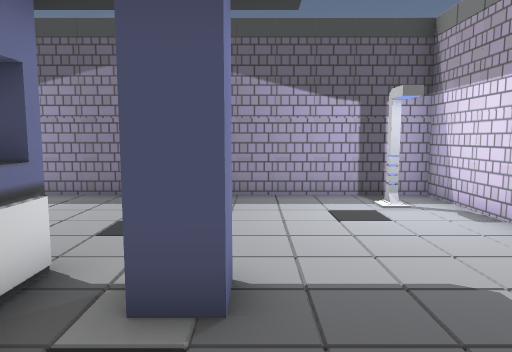
[1] (above)

19 first-person views from a walk through a 3-D level made in the Godot game engine. The camera is 1.5 m above the floor, tilts 6° down and sees 70° across. The floor is counted in squares, 1 m on a side. Each view is taken from the middle of a square. On the plan, view 1 faces up. The plan holds only what a view shows up to about 16 squares ahead; the rest is blank. The place goes on beyond the plan. Flat picture figures and markers are not drawn. Characters and animated objects are not drawn. Some surface patterns are stand-ins.

[2]
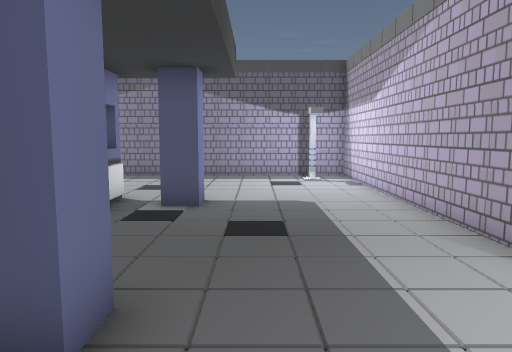

[3]
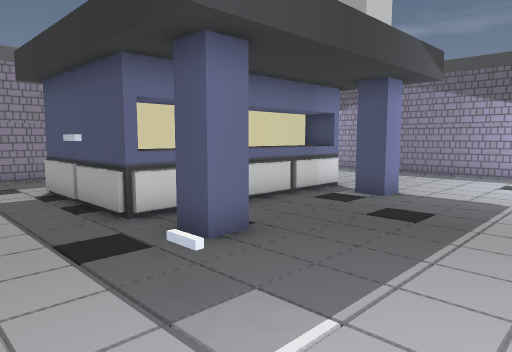

[4]
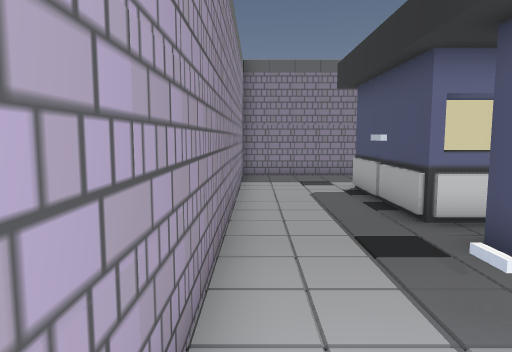

[5]
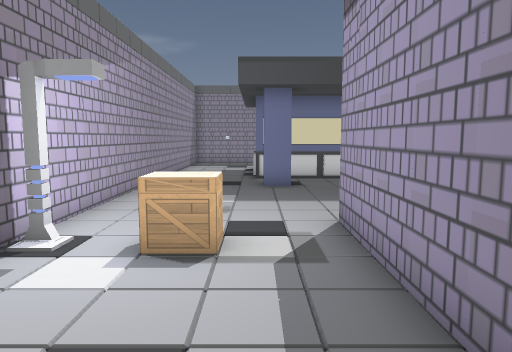

[6]
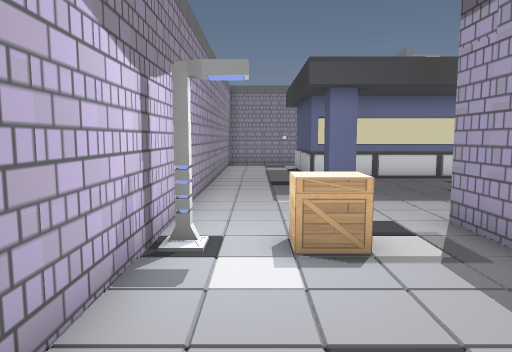

[7]
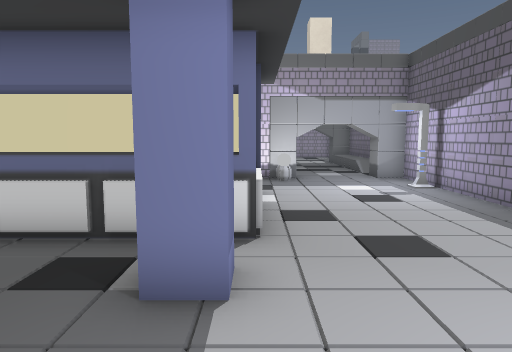

[8]
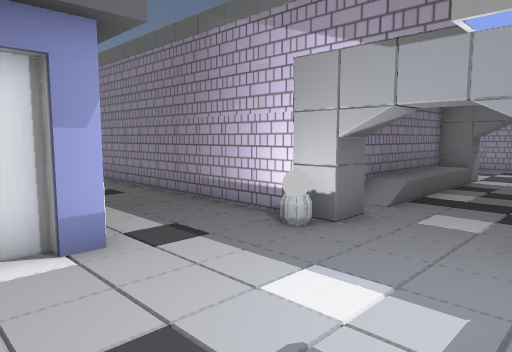

[9]
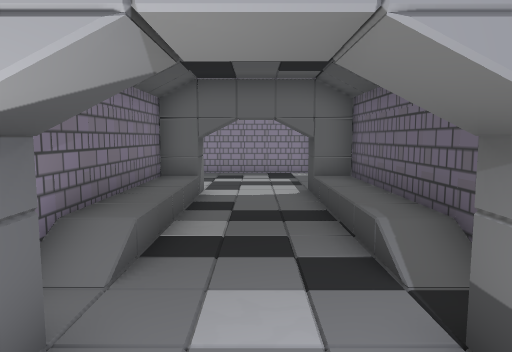

[10]
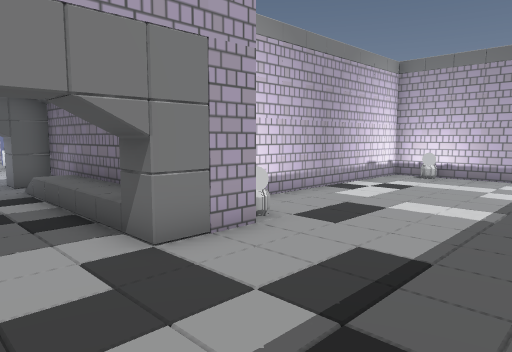

[11]
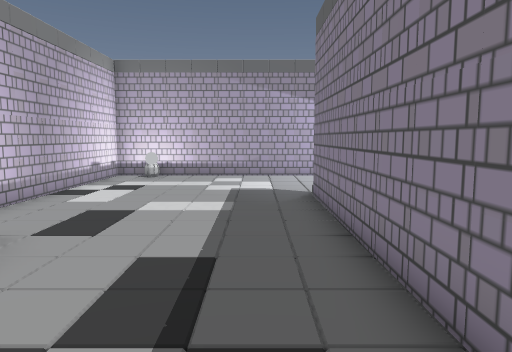

[12]
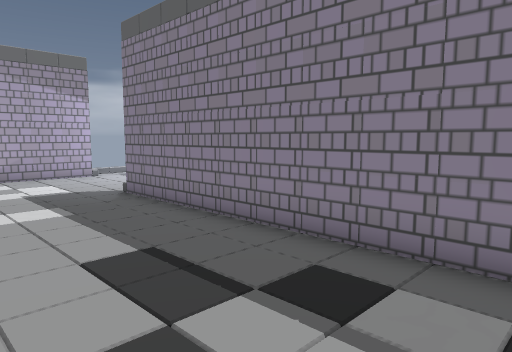

[13]
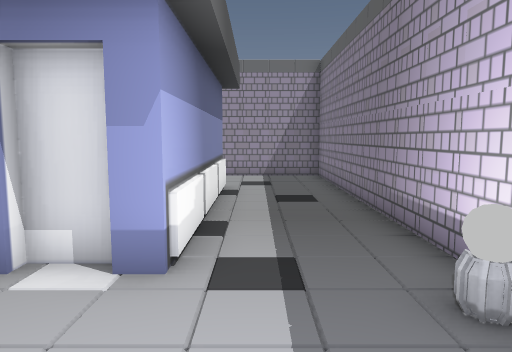

[14]
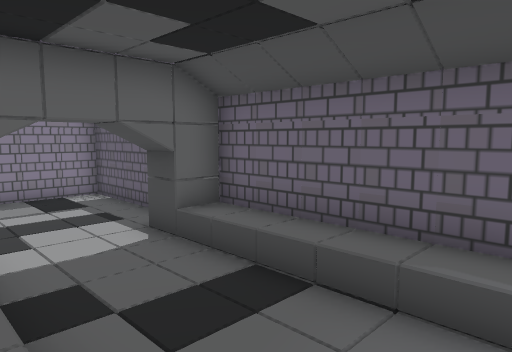

[15]
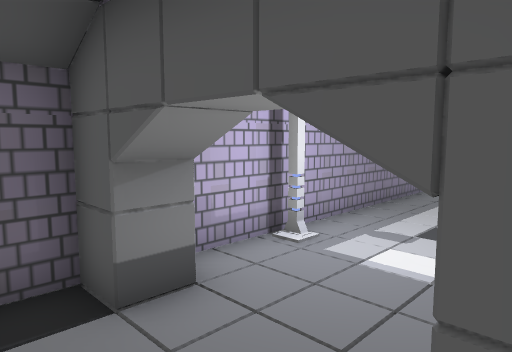

[16]
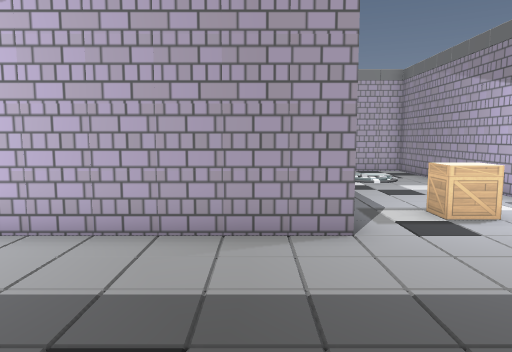

[17]
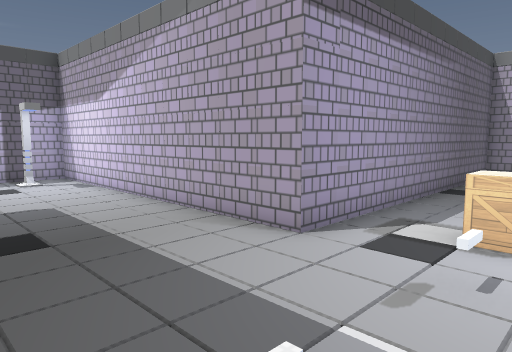

[18]
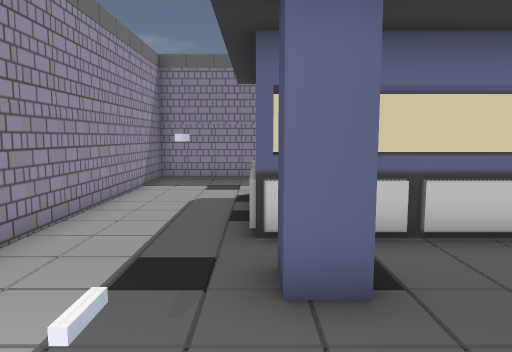

[19]
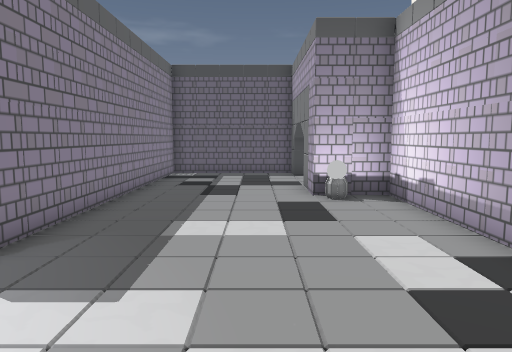

### Floor plan
Key: @ floor where view 1 was taken; # wall or solid block; x gap in a wall; . main floor; : floor 0.5 m higher than the main floor; / step, stairs or slope; = window, fence, low wall or low ledge; ^ raised ledge; S streetlight; C crate.
Columns run from 25 left of view 1 to 11 right of it. Each row starts with its distance up from view 1.
 10 ^^^^^^#######^^^^^^^^^^^^^^^^^^
  9 ^ ....#:::::/.^..S............^
  8 ^...........................S.^
  7 ^.............................^
  6 ^.............................^
  5 ^.....#:::::/.^#..............^
  4 ^.....#######^^...#.###.......^
  3 ^.....#.#     ^...#####.x.....^
  2 ^.......^     ^...#  ##=......^
  1 ^.......^     ^...#  ##=......^
  0 ^.......^     ^...#  ##=.@....^
 -1 ^.......^     ^...#  ##=......^^^^^^^
 -2 ........^     ^...#  ##.#............
 -3 ........^     ^...#####..............
 -4 ........^     ^................C.....
 -5 ........^     ^......................
 -6 ......=.^     ^................S.....
 -7 ^^^^^^^^^     ^^^^^^^^^^^^^^^^^^^^^^^

Where each view was taken, in squares from view 1:
view 1: 0 up, 0 right, facing up
view 2: 5 down, 1 right, facing up
view 3: 6 down, 4 right, facing up-left
view 4: 6 down, 4 right, facing left
view 5: 3 down, 11 right, facing left
view 6: 5 down, 11 right, facing left
view 7: 4 up, 3 right, facing left
view 8: 9 up, 5 left, facing down-left
view 9: 7 up, 9 left, facing left
view 10: 8 up, 24 left, facing down-right
view 11: 8 up, 23 left, facing down
view 12: 8 up, 20 left, facing down-left
view 13: 8 up, 8 left, facing down
view 14: 5 up, 13 left, facing up-left
view 15: 5 up, 13 left, facing up-right
view 16: 0 up, 1 left, facing right
view 17: 5 down, 0 right, facing up-right
view 18: 3 down, 3 right, facing left
view 19: 6 down, 21 left, facing up
